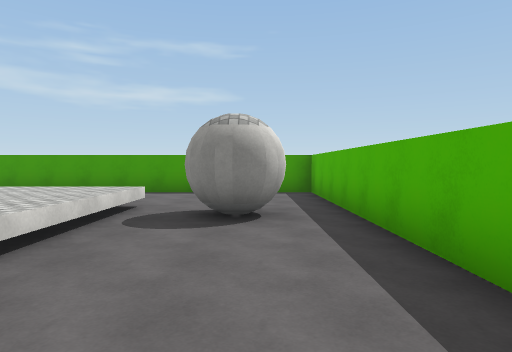
[1] (above)

24 first-person views from a walk through a scene from a Unity 3-D project. The camera is 1.5 m above the floor, tilts 2° down and sees 75° across. The floor is counted in squares, 2 m on a side. Each view is taken from the middle of a square. On the plan, view 1 faces up. The plan holds only what a view shows up to about 11 squares ahead; the rest is blank. The place goes on beyond the plan. The player character is not drawn. Surface patterns are stand-ins for the level's own textures.

[2]
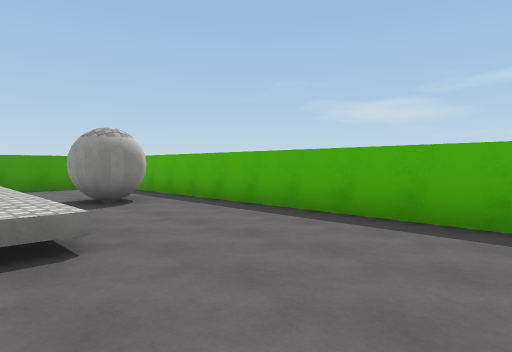

[3]
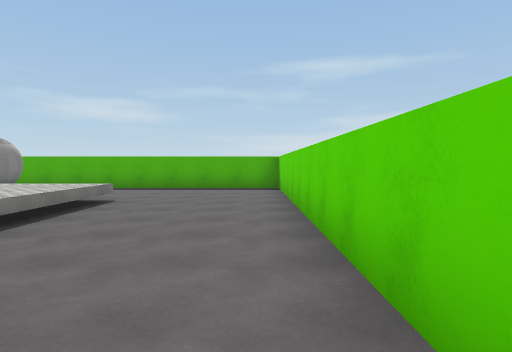

[4]
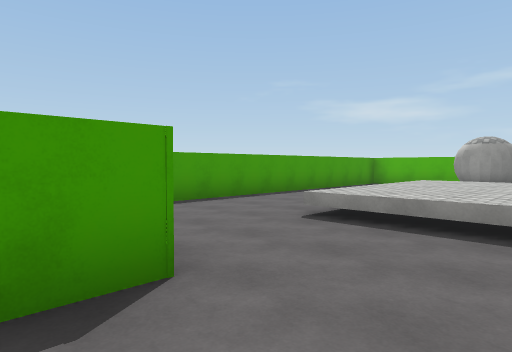

[5]
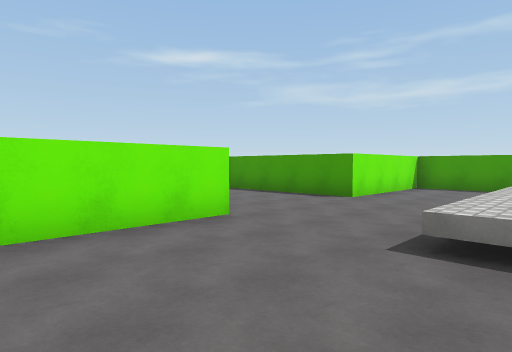

[6]
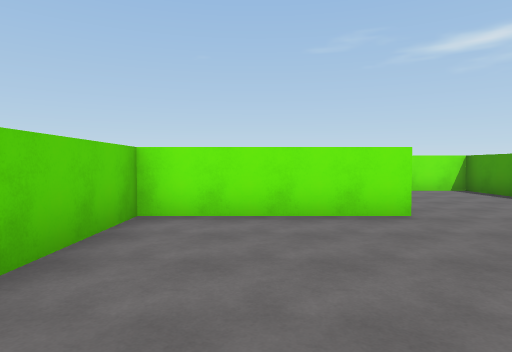

[7]
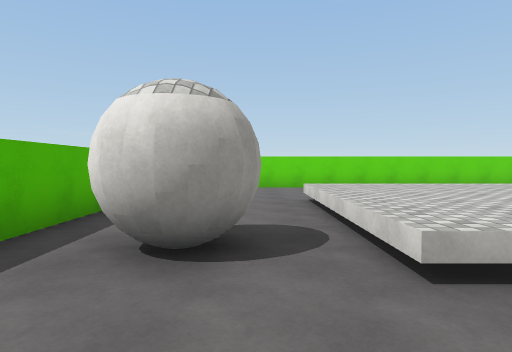

[8]
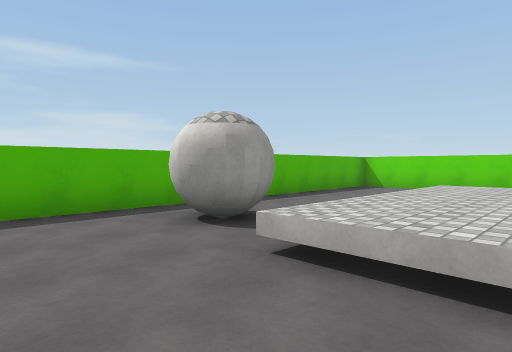

[9]
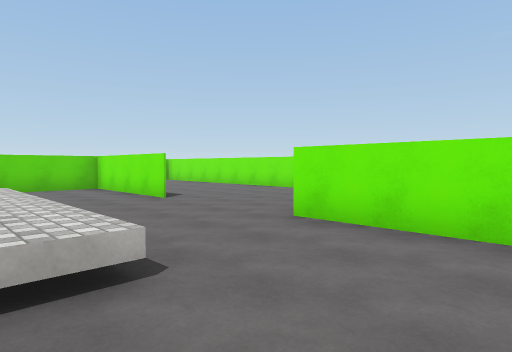

[10]
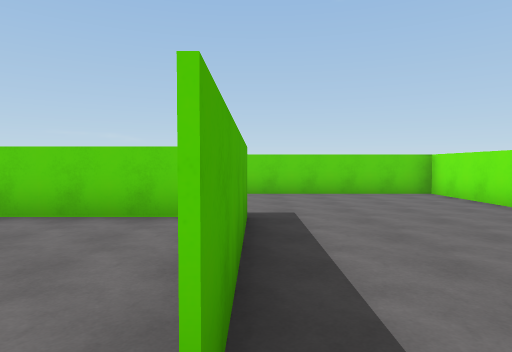

[11]
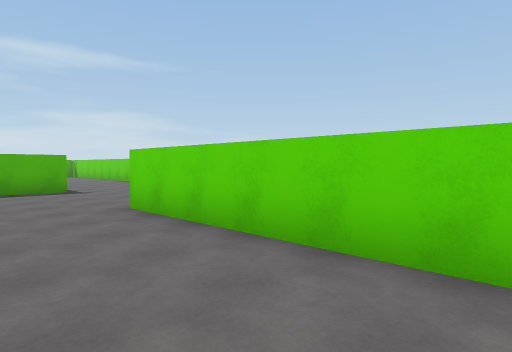

[12]
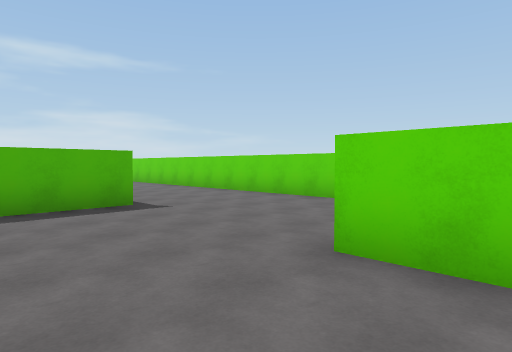

[13]
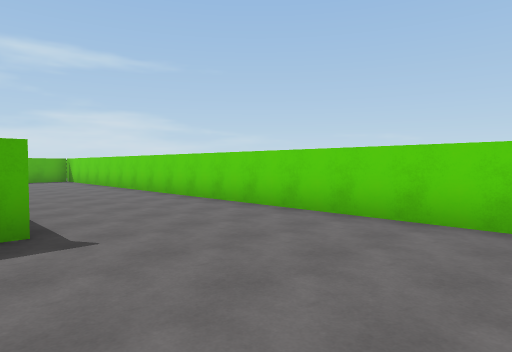

[14]
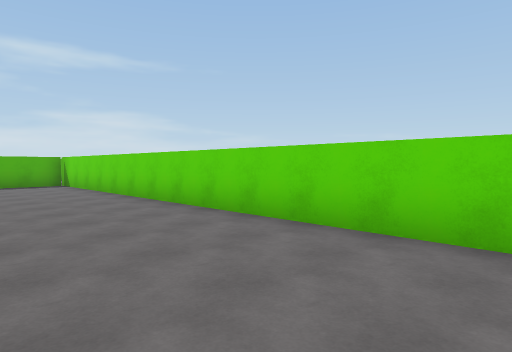

[15]
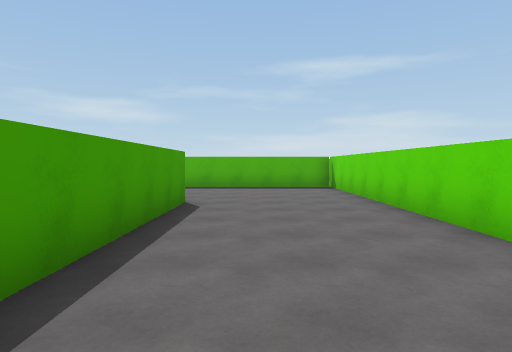

[16]
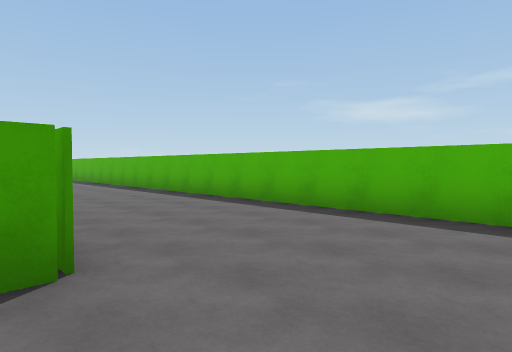

[17]
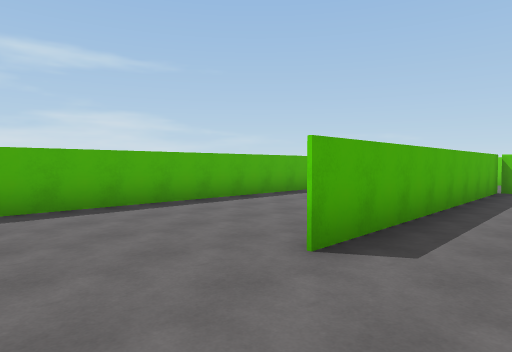

[18]
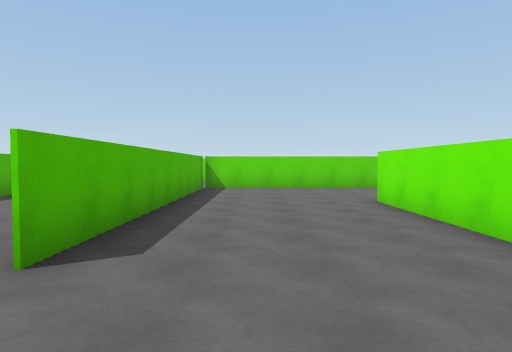

[19]
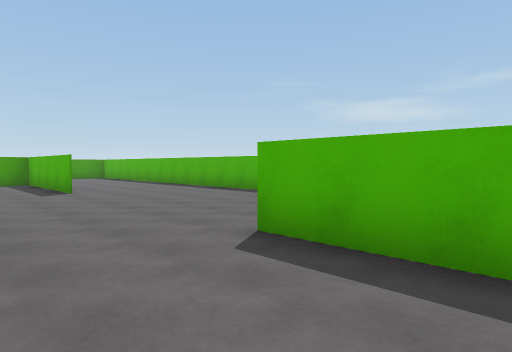

[20]
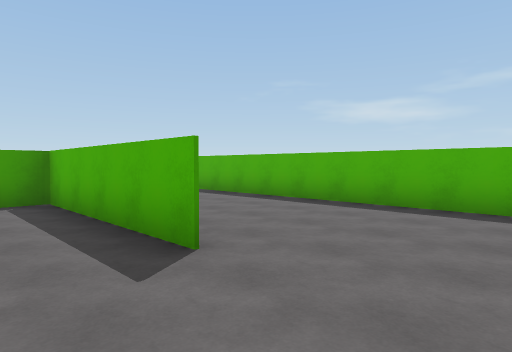

[21]
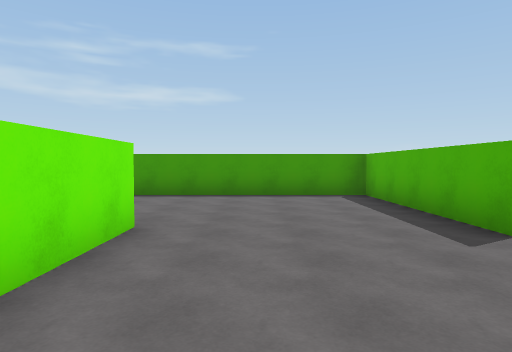

[22]
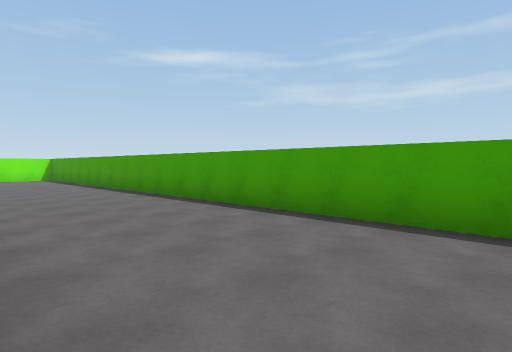

[23]
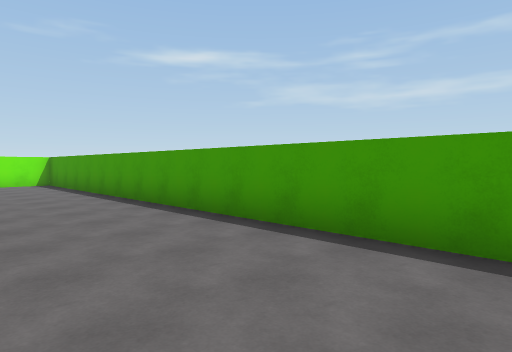

[24]
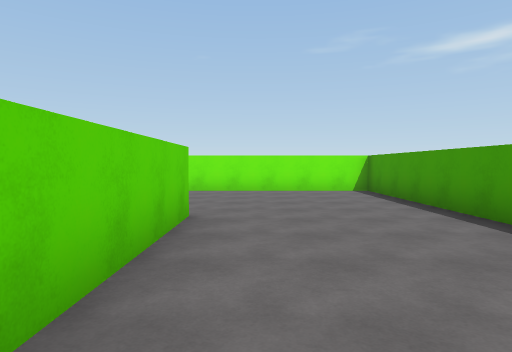

### Floor plan
Key: @ floor where view 1 was taken; # wall or solid block; . floor; = window, fence, low wall or low ledge; ^ raised ledge; B white ball.
Columns run from 12 left of view 1 to 10 right of it. Each row starts with its distance up from view 1.
 15                       #
 14                       #
 13 ###################  .#
 12 ..................# ..#
 11 ..................#...#
 10 ..................#...#
  9 ..############....#...#
  8   #..........=........#
  7   #..........=........#
  6   #..^^^^^^..=........#
  5 ###..^^^^^^BB= .......
  4 .....^^^^^^..=  .....
  3 .....^ ^^^^..= .......#
  2 .....^^^^^^..=........#
  1 ..#..^^^^^^..=....#...#
  0 ..#.........@=....#...#
 -1 ..#..........=....#...#
 -2 ..#..........=....#...#
 -3 ..############....#...#
 -4 ......... #  .....#...#
 -5 ..........#  .....#...#
 -6 ..........# ......#...#
 -7 ######....#########...#
 -8       ................#
 -9       ................#
-10       ...............=#
-11        ###############

Where each view was taken, in squares from view 1:
view 1: 0 up, 0 right, facing up
view 2: 2 down, 3 left, facing up-right
view 3: 2 down, 9 left, facing right
view 4: 3 up, 11 left, facing up-right
view 5: 2 down, 6 left, facing up-left
view 6: 1 down, 5 left, facing left
view 7: 8 up, 1 left, facing down
view 8: 8 up, 4 left, facing down-right
view 9: 8 up, 6 left, facing down-left
view 10: 2 up, 10 left, facing down
view 11: 4 down, 12 left, facing down-right
view 12: 4 down, 8 left, facing down-right
view 13: 6 down, 6 left, facing down-right
view 14: 7 down, 3 left, facing down-right
view 15: 8 down, 1 left, facing right
view 16: 9 down, 5 right, facing up-right
view 17: 4 up, 4 right, facing down-right
view 18: 4 up, 4 right, facing down
view 19: 1 down, 3 right, facing up-right
view 20: 6 up, 4 right, facing up-right
view 21: 5 up, 3 right, facing up
view 22: 9 up, 3 right, facing up-left
view 23: 10 up, 1 left, facing up-left
view 24: 10 up, 5 left, facing left
